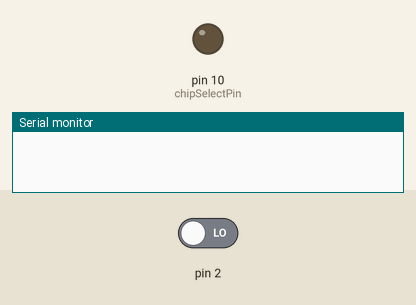
Simulated run of this sketch. Board: Arduino Uno, built with avr-gcc and run on an emulated ATmega328P. On the bench: output pins drawn as LEDs (lit = HIGH), the last lines printed to the serial monitor. Inputs (shaded band) come from the test bench; at power-on: pin 2 LOW.

Above: at 1.2 s.
1.3 s: pin 2 driven HIGH
At 1.9 s:
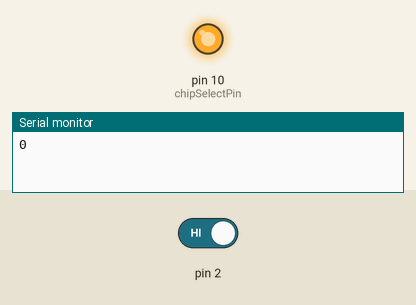
Timing chart, 0 to 4.3 s (numbered marks = the images above; inputs shaded):
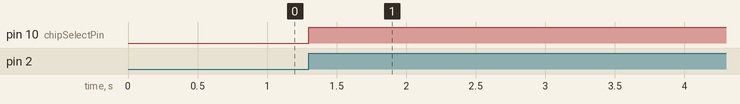

Measured:
- after the input at 1.3 s, pin 10 (chipSelectPin): LOW → HIGH at once

The sketch:

Spiride_Interupt_SCA100T.ino
```cpp
#include <math.h>
#include <SPI.h>

const byte READXCommand = 0b00010000;
const byte READYCommand = 0b00010001;
const int chipSelectPin = 10;

int pbIn = 0;                  // 定义中断引脚为0，也就是D2引脚
volatile int state = LOW;      // 定义默认输入状态
int counter = 0;
void setup() {
  // put your setup code here, to run once:
  // 监视中断输入引脚的变化
  Serial.begin(9600);
  attachInterrupt(pbIn, stateChange, RISING);

  //SPI读取初始化
  pinMode(chipSelectPin, OUTPUT);
  SPI.begin();
  SPI.setBitOrder(MSBFIRST);
  SPI.setClockDivider(SPI_CLOCK_DIV32);
  SPI.setDataMode(SPI_MODE0);
}

void loop() {
  // put your main code here, to run repeatedly:
  //delay(1000);
  //Serial.print(millis());
  //Serial.print(":");
  //Serial.println(counter);
}

void stateChange()
{
  counter = counter+1;
  //Serial.print(millis());
  //Serial.print(":");
  //Serial.println(counter);

  //Serial.println("123456789");

  unsigned int MSB = 0;
  unsigned int LSB = 0;

  digitalWrite(chipSelectPin, LOW);
  SPI.transfer(READXCommand);
  MSB = SPI.transfer(0x000);
  LSB = SPI.transfer(0x00);
  digitalWrite(chipSelectPin, HIGH);
  MSB = MSB<<3;
  LSB = LSB>>5;
  MSB=MSB|LSB;
  Serial.println(MSB);
  //Serial.println(MSB,BIN);
}
```
